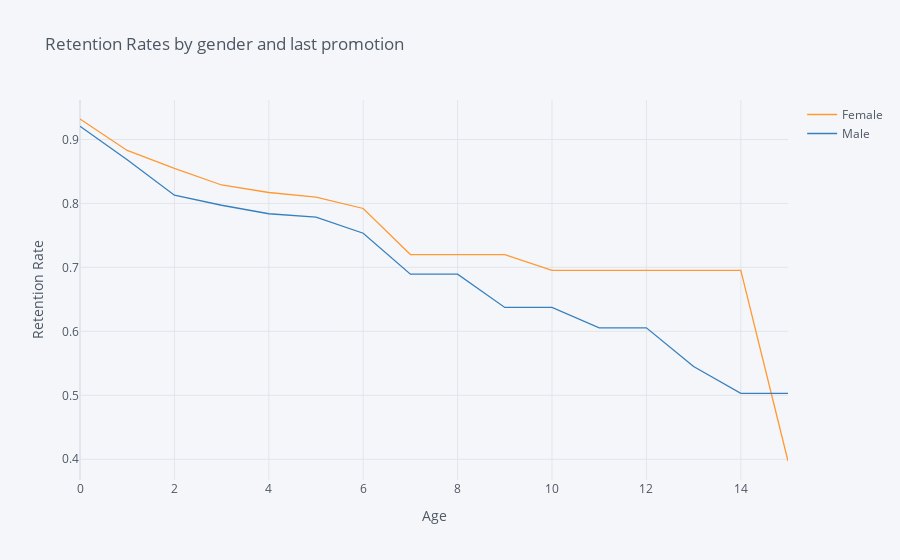

Here is the notebook cell this chart was saved with:
### Markdown cell above
## 3. Let's look at retention rate by gender from a third perspective - the number of years since the employee's last promotion. Generate and plot a survival curve showing this.

### Code cell
rates = survival(data, 'Gender', 'YearsSinceLastPromotion', 'Attrition')

rates.iplot(kind='line', yTitle='Retention Rate',xTitle='Age',
            title='Retention Rates by gender and last promotion')

### Figure 1 — Plotly figure (JSON) as saved in the notebook; plotly's stock layout.template omitted (floating-point values rounded to 4 significant figures)
{"data": [{"line": {"color": "rgba(255, 153, 51, 1.0)", "dash": "solid", "shape": "linear", "width": 1.3}, "mode": "lines", "name": "Female", "text": "", "type": "scatter", "x": [0, 1, 2, 3, 4, 5, 6, 7, 8, 9, 10, 11, 12, 13, 14, 15], "y": [0.932, 0.8828, 0.8547, 0.8288, 0.817, 0.8099, 0.7921, 0.7201, 0.7201, 0.7201, 0.6952, 0.6952, 0.6952, 0.6952, 0.6952, 0.3973]}, {"line": {"color": "rgba(55, 128, 191, 1.0)", "dash": "solid", "shape": "linear", "width": 1.3}, "mode": "lines", "name": "Male", "text": "", "type": "scatter", "x": [0, 1, 2, 3, 4, 5, 6, 7, 8, 9, 10, 11, 12, 13, 14, 15], "y": [0.9206, 0.8684, 0.8128, 0.7971, 0.7838, 0.7785, 0.7534, 0.6894, 0.6894, 0.6374, 0.6374, 0.6055, 0.6055, 0.5449, 0.503, 0.503]}], "layout": {"legend": {"bgcolor": "#F5F6F9", "font": {"color": "#4D5663"}}, "paper_bgcolor": "#F5F6F9", "plot_bgcolor": "#F5F6F9", "title": {"font": {"color": "#4D5663"}, "text": "Retention Rates by gender and last promotion"}, "xaxis": {"gridcolor": "#E1E5ED", "showgrid": true, "tickfont": {"color": "#4D5663"}, "title": {"font": {"color": "#4D5663"}, "text": "Age"}, "zerolinecolor": "#E1E5ED"}, "yaxis": {"gridcolor": "#E1E5ED", "showgrid": true, "tickfont": {"color": "#4D5663"}, "title": {"font": {"color": "#4D5663"}, "text": "Retention Rate"}, "zerolinecolor": "#E1E5ED"}}}
